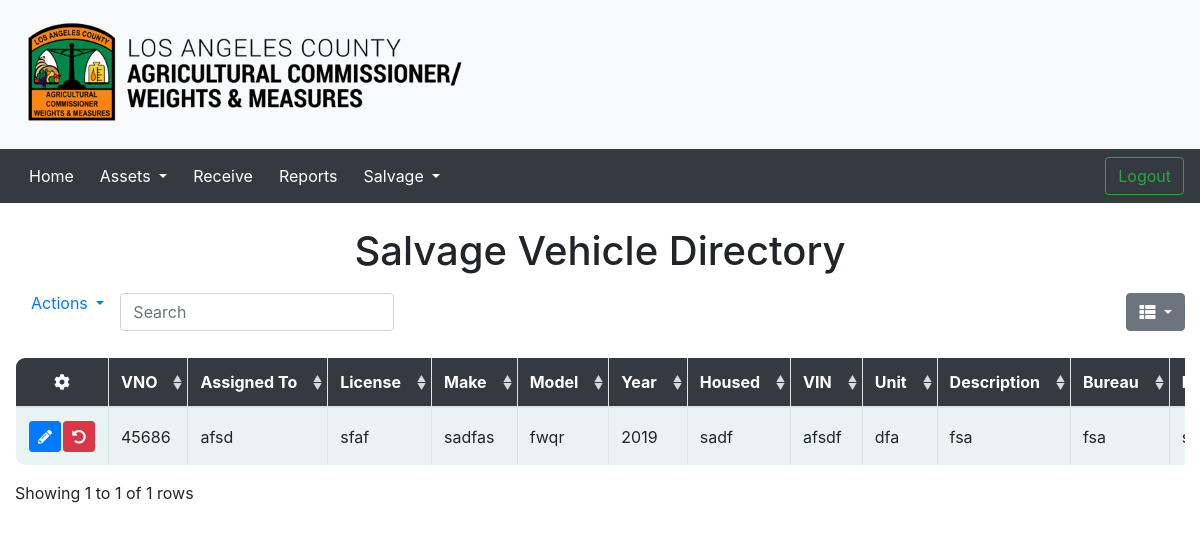
Screenshot of /salvage_vehicles.php (signed in) with the database file from the repository.
### tables this page shows
CREATE TABLE `salvage_vehicle` (
  `GUID` int(11) NOT NULL AUTO_INCREMENT,
  `VNO` int(11) NOT NULL,
  `ASSIGNEDTO` varchar(255) NOT NULL,
  `LICENSE` varchar(255) NOT NULL,
  `MAKE` varchar(255) NOT NULL,
  `MODEL` varchar(255) NOT NULL,
  `YEAR` int(4) NOT NULL,
  `HOUSED` varchar(255) NOT NULL,
  `VIN` varchar(255) NOT NULL,
  `UNIT` varchar(255) NOT NULL,
  `DESCRIPTION` varchar(255) NOT NULL,
  `BUREAU` varchar(255) NOT NULL,
  `FUNDINGORG` varchar(255) NOT NULL,
  `IMAGE` varchar(255) DEFAULT NULL,
  PRIMARY KEY (`GUID`)
);

### salvage_vehicles.php (the view, shortened to what this page needs)
 <?php
      include('header.php');
  $conn = OpenCon();
  $sql = "SELECT * FROM SALVAGE_VEHICLE ORDER BY GUID";
echo '<br><center><h1>Salvage Vehicle Directory</h1></center>';
echo '
<div class="col-md-12">
  <div id="alert" class="alert alert-info text-center" style="margin-top:20px; display:none;">
    <button class="close"><span aria-hidden="true">&times;</span></button>
    <span id="alert_message"></span>
  </div> ';
    if((isset($_SESSION["username"])) && !(count($_SESSION['userRoles']) == 1 && in_array("MANAGER", $_SESSION["userRoles"]))) {
      echo '
      <div class="columns columns-right btn-group float-left">
        <a class="nav-link dropdown-toggle" href="#" id="navbarDropdown" role="button" data-toggle="dropdown" aria-haspopup="true" aria-expanded="false">
          Actions
        </a>
        <div class="dropdown-menu" aria-labelledby="navbarDropdown">
          <a class="dropdown-item" href="#">Export</a>
          <a class="dropdown-item" href="#">Other</a>
        </div>
      </div>';
    }
    echo '
      <table class="responstable" data-toggle="table" data-search="true" data-pagination="true" data-search-align="left" data-show-columns="true">
        <thead>
          <tr> ';
            if((isset($_SESSION["username"])) && !(count($_SESSION['userRoles']) == 1 && in_array("MANAGER", $_SESSION["userRoles"]))) {
              echo '<th><em class="fa fa-cog"></em></th>';
            }
          echo '
            <th data-sortable="true">VNO</th>
            <th data-sortable="true">Assigned To</th>
            <th data-sortable="true">License</th>
            <th data-sortable="true">Make</th>
            <th data-sortable="true">Model</th>
            <th data-sortable="true">Year</th>
            <th data-sortable="true">Housed</th>
            <th data-sortable="true">VIN</th>
            <th data-sortable="true">Unit</th>
            <th data-sortable="true">Description</th>
            <th data-sortable="true">Bureau</th>
            <th data-sortable="true">Funding Org</th>
          </tr>
        </thead>
      <tbody>';
        if ($result = $conn->query($sql))
        {
          if ($result->rowCount() > 0)
        {
          while ($row = $result->fetch())
        {
          if((isset($_SESSION["username"])) && !(count($_SESSION['userRoles']) == 1 && in_array("MANAGER", $_SESSION["userRoles"])))
              echo'<tr align="center">
              <td>
              <div class="btn-group" role="group">
              <a class="edit-btn">
                <button class="btn btn-primary btn-sm edit" data-id="'.$row["GUID"].'" >
                <em class="fas fa-pencil-alt"></em></button>
              </a>
              <a class="delete-btn">
                <button class="btn btn-danger btn-sm restore" data-id="'.$row["GUID"].'" >
                <em class="fas fa-undo-alt""></em></button>
              </a>
            </div>
              </td>';
          echo        "<td>" . $row['VNO'] . "</td>";
          echo        "<td>" . $row['ASSIGNEDTO'] . "</td>";
          echo        "<td>" . $row['LICENSE'] . "</td>";
          echo        "<td>" . $row['MAKE'] . "</td>";
          echo        "<td>" . $row['MODEL'] . "</td>";
          echo        "<td>" . $row['YEAR'] . "</td>";
          echo        "<td>" . $row['HOUSED'] . "</td>";
          echo        "<td>" . $row['VIN'] . "</td>";
          echo        "<td>" . $row['UNIT'] . "</td>";
          echo        "<td>" . $row['DESCRIPTION'] . "</td>";
          echo        "<td>" . $row['BUREAU'] . "</td>";
          echo        "<td>" . $row['FUNDINGORG'] . "</td>";
          echo      "</tr>";
          }
        echo '</tbody>
        </table>';
        }
        else
        {
        }
        }
        else
        {
          echo "Error: " . $conn->error;
        }
          echo '</div>';
?>
</body>
</html>

### rows the page displays
salvage_vehicle: VNO "45686", ASSIGNEDTO "afsd", LICENSE "sfaf", MAKE "sadfas", MODEL "fwqr", YEAR "2019", HOUSED "sadf", VIN "afsdf", UNIT "dfa", DESCRIPTION "fsa", BUREAU "fsa"
